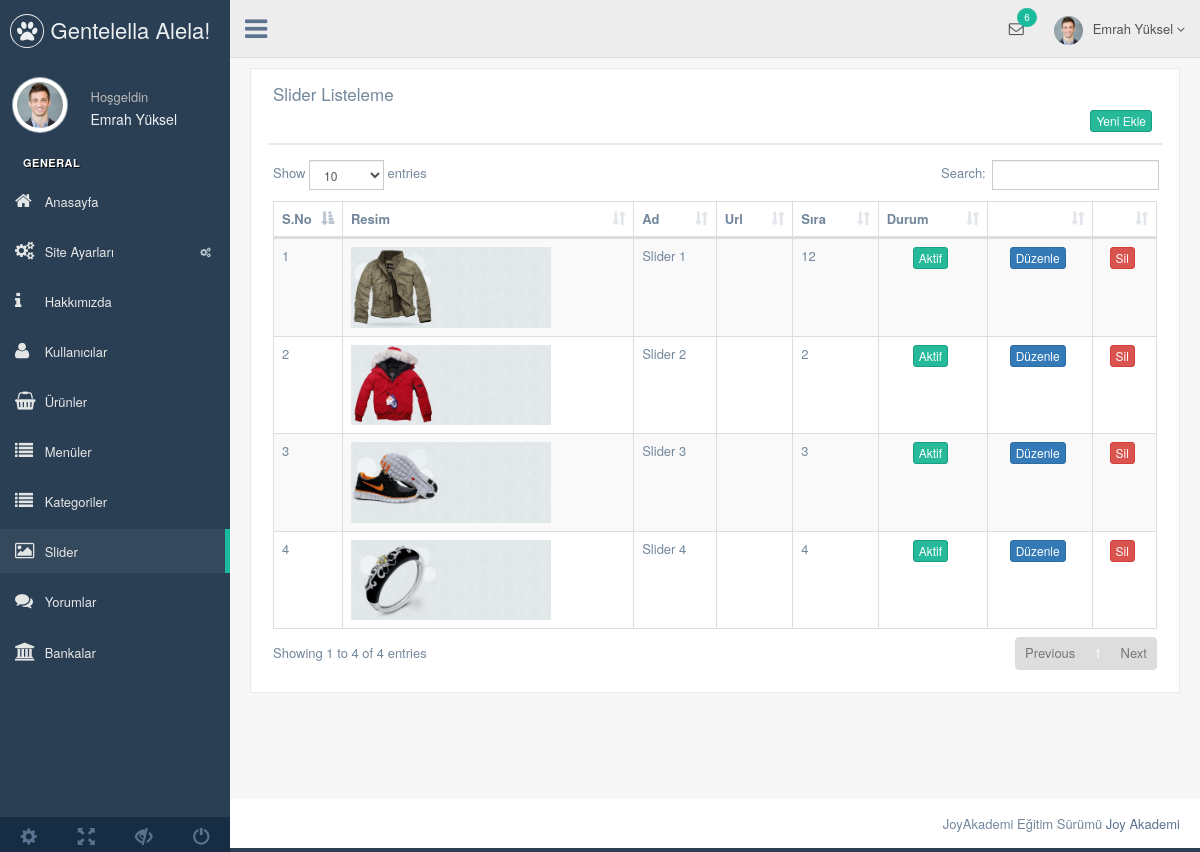
Screenshot of /nedmin/production/slider.php (signed in) with the database file from the repository.
### tables this page shows
CREATE TABLE `kullanici` (
  `kullanici_id` int(11) NOT NULL,
  `kullanici_zaman` datetime NOT NULL DEFAULT CURRENT_TIMESTAMP,
  `kullanici_resim` varchar(250) NOT NULL,
  `kullanici_tc` varchar(50) NOT NULL,
  `kullanici_ad` varchar(50) NOT NULL,
  `kullanici_mail` varchar(100) NOT NULL,
  `kullanici_gsm` varchar(50) NOT NULL,
  `kullanici_password` varchar(50) NOT NULL,
  `kullanici_adsoyad` varchar(50) NOT NULL,
  `kullanici_adres` varchar(250) NOT NULL,
  `kullanici_il` varchar(100) NOT NULL,
  `kullanici_ilce` varchar(100) NOT NULL,
  `kullanici_unvan` varchar(100) NOT NULL,
  `kullanici_yetki` varchar(50) NOT NULL,
  `kullanici_durum` int(1) NOT NULL DEFAULT '1'
);

CREATE TABLE `slider` (
  `slider_id` int(11) NOT NULL,
  `slider_ad` varchar(100) NOT NULL,
  `slider_resimyol` varchar(250) NOT NULL,
  `slider_sira` int(2) NOT NULL,
  `slider_link` varchar(250) NOT NULL,
  `slider_durum` enum('0','1') NOT NULL DEFAULT '1'
);

### nedmin/production/slider.php (the view, shortened to what this page needs)
<?php
include 'header.php';
$slidersor=$db->prepare("SELECT * FROM slider");
$slidersor->execute();
?>
<div class="right_col" role="main">
  <div class="">
    <div class="row">
      <div class="col-md-12 col-sm-12 col-xs-12">
        <div class="x_panel">
          <div class="x_title">
            <h2>Slider Listeleme </h2>
            <div class="clearfix"></div>
            <div align="right">
              <a href="slider-ekle.php"><button class="btn btn-success btn-xs"> Yeni Ekle</button></a>
            </div>
          </div>
          <div class="x_content">
            <table id="datatable-responsive" class="table table-striped table-bordered dt-responsive nowrap" cellspacing="0" width="100%">
              <thead>
                <tr>
                  <th>S.No</th>
                  <th>Resim</th>
                  <th>Ad</th>
                  <th>Url</th>
                  <th>Sıra</th>
                  <th>Durum</th>
                  <th></th>
                  <th></th>
                </tr>
              </thead>
              <tbody>
                <?php
                $say=0;
                while($slidercek=$slidersor->fetch(PDO::FETCH_ASSOC)) { $say++?>
                <tr>
                 <td width="20"><?php echo $say ?></td>
                 <td><img width="200" src="../../<?php echo $slidercek['slider_resimyol'] ?>"></td>
                 <td><?php echo $slidercek['slider_ad'] ?></td>
                 <td><?php echo $slidercek['slider_url'] ?></td>
                 <td><?php echo $slidercek['slider_sira'] ?></td>
                 <td><center><?php
                  if ($slidercek['slider_durum']==1) {?>
                  <button class="btn btn-success btn-xs">Aktif</button>
                <?php } else {?>
                <button class="btn btn-danger btn-xs">Pasif</button>
                <?php } ?>
              </center>
            </td>
            <td><center><a href="slider-duzenle.php?slider_id=<?php echo $slidercek['slider_id']; ?>"><button class="btn btn-primary btn-xs">Düzenle</button></a></center></td>
            <td><center><a href="../netting/islem.php?slider_id=<?php echo $slidercek['slider_id']; ?>&slidersil=ok&slider_resimyol=<?php echo $slidercek['slider_resimyol'] ?>"><button class="btn btn-danger btn-xs">Sil</button></a></center></td>
          </tr>
          <?php  }
          ?>
        </tbody>
      </table>
    </div>
  </div>
</div>
</div>
</div>
</div>
<?php include 'footer.php'; ?>

### nedmin/production/header.php (shortened to what this page needs)
<?php
include '../netting/baglan.php';
$kullanicisor=$db->prepare("SELECT * FROM kullanici where kullanici_mail=:mail");
$kullanicisor->execute(array(
  'mail' => $_SESSION['kullanici_mail']
  ));
$kullanicicek=$kullanicisor->fetch(PDO::FETCH_ASSOC);
?>
<!DOCTYPE html>
<html lang="en">
<head>
  <link href="../vendors/bootstrap/dist/css/bootstrap.min.css" rel="stylesheet">
  <link href="../vendors/font-awesome/css/font-awesome.min.css" rel="stylesheet">
  <link href="../vendors/nprogress/nprogress.css" rel="stylesheet">
  <link href="../vendors/iCheck/skins/flat/green.css" rel="stylesheet">
  <link href="../vendors/datatables.net-bs/css/dataTables.bootstrap.min.css" rel="stylesheet">
  <link href="../vendors/datatables.net-buttons-bs/css/buttons.bootstrap.min.css" rel="stylesheet">
  <link href="../vendors/datatables.net-fixedheader-bs/css/fixedHeader.bootstrap.min.css" rel="stylesheet">
  <link href="../vendors/datatables.net-responsive-bs/css/responsive.bootstrap.min.css" rel="stylesheet">
  <link href="../vendors/datatables.net-scroller-bs/css/scroller.bootstrap.min.css" rel="stylesheet">
  <link href="../vendors/dropzone/dist/min/dropzone.min.css" rel="stylesheet">
  <link href="../build/css/custom.min.css" rel="stylesheet">
</head>
<body class="nav-md">
  <div class="container body">
    <div class="main_container">
      <div class="col-md-3 left_col">
        <div class="left_col scroll-view">
          <div class="navbar nav_title" style="border: 0;">
            <a href="index.html" class="site_title"><i class="fa fa-paw"></i> <span>Gentelella Alela!</span></a>
          </div>
          <div class="profile clearfix">
            <div class="profile_pic">
              <img src="images/img.jpg" alt="..." class="img-circle profile_img">
            </div>
            <div class="profile_info">
              <span>Hoşgeldin</span>
              <h2><?php echo $kullanicicek['kullanici_adsoyad'] ?></h2>
            </div>
          </div>
          <br />
          <div id="sidebar-menu" class="main_menu_side hidden-print main_menu">
            <div class="menu_section">
              <h3>General</h3>
              <ul class="nav side-menu">
                <li><a href="index.php"><i class="fa fa-home"></i> Anasayfa </a></li>
                <li><a><i class="fa fa-cogs"></i> Site Ayarları <span class="fa fa-cogs"></span></a>
             </li>
             <li><a href="hakkimizda.php"><i class="fa fa-info"></i> Hakkımızda </a></li>
             <li><a href="kullanici.php"><i class="fa fa-user"></i> Kullanıcılar </a></li>
             <li><a href="urun.php"><i class="fa fa-shopping-basket"></i> Ürünler </a></li>
             <li><a href="menu.php"><i class="fa fa-list"></i> Menüler </a></li>
             <li><a href="kategori.php"><i class="fa fa-list"></i> Kategoriler </a></li>
             <li><a href="slider.php"><i class="fa fa-image"></i> Slider </a></li>
             <li><a href="yorum.php"><i class="fa fa-comments"></i> Yorumlar </a></li>
             <li><a href="banka.php"><i class="fa fa-bank"></i> Bankalar </a></li>
           </ul>
         </div>
       </div>
       <div class="sidebar-footer hidden-small">
        <a data-toggle="tooltip" data-placement="top" title="Settings">
          <span class="glyphicon glyphicon-cog" aria-hidden="true"></span>
        </a>
        <a data-toggle="tooltip" data-placement="top" title="FullScreen">
          <span class="glyphicon glyphicon-fullscreen" aria-hidden="true"></span>
        </a>
        <a data-toggle="tooltip" data-placement="top" title="Lock">
          <span class="glyphicon glyphicon-eye-close" aria-hidden="true"></span>
        </a>
        <a data-toggle="tooltip" data-placement="top" title="Logout">
          <span class="glyphicon glyphicon-off" aria-hidden="true"></span>
        </a>
      </div>
    </div>
  </div>
  <div class="top_nav">
    <div class="nav_menu">
      <nav>
        <div class="nav toggle">
          <a id="menu_toggle"><i class="fa fa-bars"></i></a>
        </div>
        <ul class="nav navbar-nav navbar-right">
          <li class="">
            <a href="javascript:;" class="user-profile dropdown-toggle" data-toggle="dropdown" aria-expanded="false">
              <img src="images/img.jpg" alt=""><?php echo $kullanicicek['kullanici_adsoyad'] ?>
              <span class=" fa fa-angle-down"></span>
            </a>
          </li>
          <li role="presentation" class="dropdown">
            <a href="javascript:;" class="dropdown-toggle info-number" data-toggle="dropdown" aria-expanded="false">
              <i class="fa fa-envelope-o"></i>
              <span class="badge bg-green">6</span>
            </a>
          </li>
        </ul>
      </nav>
    </div>
  </div>

### rows the page displays
kullanici: kullanici_adsoyad "Emrah Yüksel"
slider: slider_resimyol (picture), slider_ad "Slider 1", slider_sira "12", slider_durum "Aktif"
slider: slider_resimyol (picture), slider_ad "Slider 2", slider_sira "2", slider_durum "Aktif"
slider: slider_resimyol (picture), slider_ad "Slider 3", slider_sira "3", slider_durum "Aktif"
slider: slider_resimyol (picture), slider_ad "Slider 4", slider_sira "4", slider_durum "Aktif"
